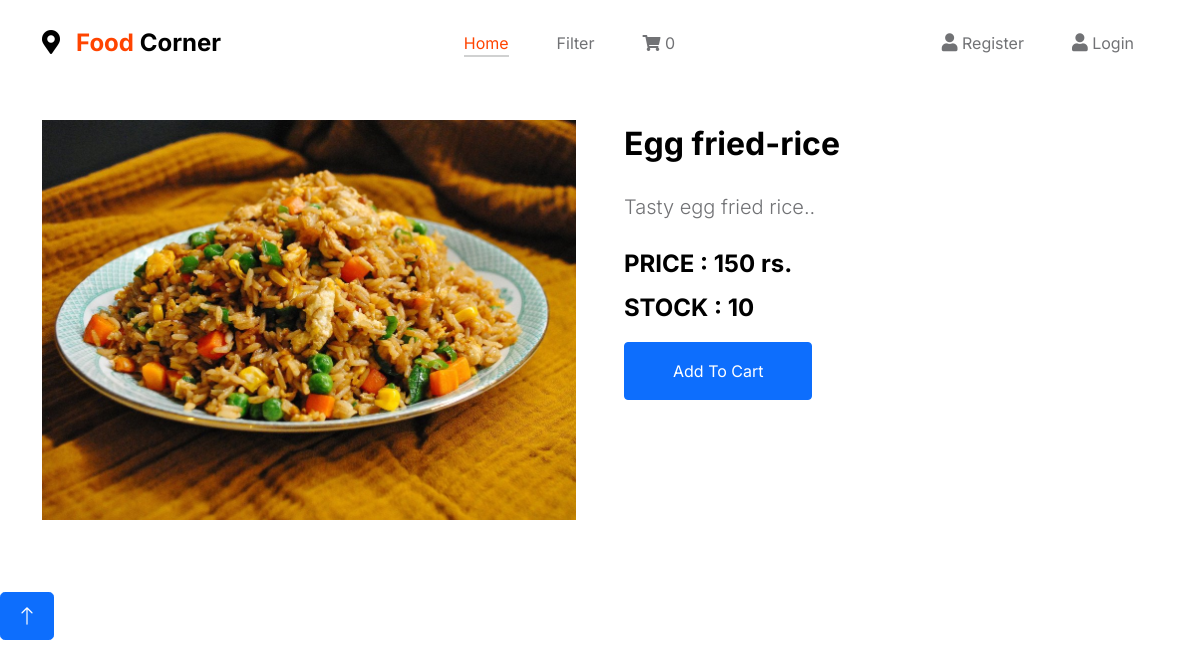
/non-vegetarian-food/egg-fried-rice, run on the app's committed database.
### shop/models.py (models this page shows, shortened)
class product(models.Model):
    img = models.ImageField(upload_to='product')
    name = models.CharField(max_length=100, unique=True)
    slug = models.SlugField(max_length=100, unique=True)
    desc = models.TextField(max_length=250)
    stock = models.IntegerField()
    available = models.BooleanField()
    price = models.IntegerField()
    category = models.ForeignKey(categ, on_delete=models.CASCADE)

### shop/views.py (the view)
# urls.py: path('<slug:c_slug>/<slug:p_slug>', views.prod, name='pro'),
def prod(request, c_slug, p_slug):
    try:
        pr = product.objects.get(category__slug=c_slug, slug=p_slug)
    except 'exception ' as e:
        raise e
    return render(request, "product.html", {'ob': pr})

### cart/context_processor.py (called while the page is built)
def count(request):
    item_count = 0
    if 'admin' in request.path:
        return {}
    else:
        try:
            ct = cartlist.objects.filter(cart_id=c_id(request))
            cti = cart_items.objects.all().filter(cart=ct[:1])
            for c in cti:
                item_count += c.quan
        except cartlist.DoesNotExist:
            item_count = 0
        return dict(itc=item_count)

### cart/views.py (called while the page is built)
def c_id(request):
    ct_id = request.session.session_key
    if not ct_id:
        ct_id = request.session.create()
    return ct_id

### templates/product.html (shortened to what this page needs)
{% extends 'base.html' %}
{% load static %}
{% block content %}
    <div class="container-fluid-xxl py-5">
        <div class="container">
            <div class="row g-5 my-4">
                <div class="col-lg-6 wow fadeInUp" data-wow-delay="0.1s" style="min-height: 400px;">
                    <div class="position-relative h-100">
                        <img class="img-fluid position-absolute w-100 h-100" src="{{ob.img.url}}" alt="" style="object-fit: cover;">
                    </div>
                </div>
                <div class="col-lg-6 wow fadeInUp" data-wow-delay="0.3s">
                    <h4 class="mb-4">{{ob.name}}</h4>
                    <p class="mb-4">{{ob.desc}}</p>
                    <h5>PRICE : {{ob.price}} rs.</h5>
                    <h5>STOCK : {{ob.stock}}</h5>
                    <a class="btn btn-primary py-3 px-5 mt-2" href="{% url 'add' ob.id %}">Add To Cart</a>
                </div>
            </div>
        </div>
    </div>
    <a href="#" class="btn btn-lg btn-primary btn-lg-square back-to-top"><i class="bi bi-arrow-up"></i></a>
{% endblock %}

### static/base/css/tooplate-little-fashion.css (style rules this page uses)
:root { --white-color: #FFFFFF; --primary-color: #FF4400; --section-bg-color: #f0f8ff; --dark-color: #000000; --grey-color: #d0d1d1; --p-color: #717275; --body-font-family: 'Inter', sans-serif; --h5-font-size: 24px; --p-font-size: 20px; --copyright-text-font-size: 16px; --product-link-font-size: 14px; --custom-link-font-size: 12px; --font-weight-thin: 100; --font-weight-light: 300; --font-weight-normal: 400; --font-weight-bold: 700; --font-weight-black: 900; }
body, html { height: 100%; }
html { scroll-behavior: smooth; }
body { background: var(--white-color); font-family: var(--body-font-family); position: relative; }
h2, h3, h4, h5, h6 { color: var(--dark-color); line-height: inherit; }
h1, h2, h3, h4, h5, h6 { font-weight: var(--font-weight-bold); }
h4 { font-size: 32px; }
h5 { font-size: 24px; }
p { color: var(--p-color); font-size: var(--p-font-size); font-weight: var(--font-weight-light); }
a, button { touch-action: manipulation; transition: all 0.3s; }
a { color: var(--p-color); text-decoration: none; }

### data on the page
product: img (picture), name "Egg fried-rice", desc "Tasty egg fried rice..", price "150", stock "10"

### other printed values
{{ itc }} "0"
